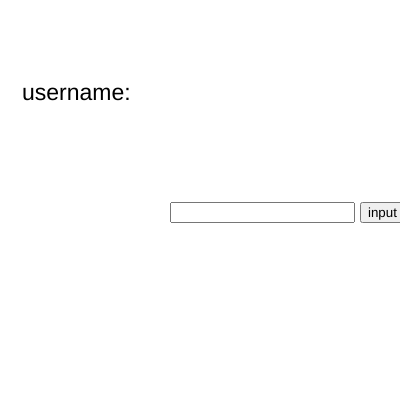
Frame 1 (no input)
Frame 60 (no input): identical to frame 1, image omitted
Frame 120 (the mouse pressed at the canvas centre since frame 60): identical to frame 1, image omitted

The p5.js sketch that drew this single still picture (run headless with seeded random() and noise() and a simulated clock; from frame 60 on, the mouse is pressed at the canvas centre):

// p5.js sketch
// ── sketch.js
let textInput;
let button;
let output;
const userNames = new Set();


function setup()
{
    createCanvas(400,400)
    textInput = createInput();
    button = createButton('input')
    textInput.position(170,202)
    button.position(360,202)
    button.mousePressed(inputName)
    
}
function draw()
{
    background(255);
    textSize(23)
    text('username:',22,100)
    text(output,100,200)
    
}

function inputName()
{
    text(output,100,200)
    if (userNames.has(textInput.value()))
    {
        output = 'username in use'
    }
    else if (textInput.value() === '')
    {
        output = 'username cannot be empty'
    }
    else
    {
        userNames.add(textInput.value())
        output = (`hello ${textInput.value()}`)
    }
}
